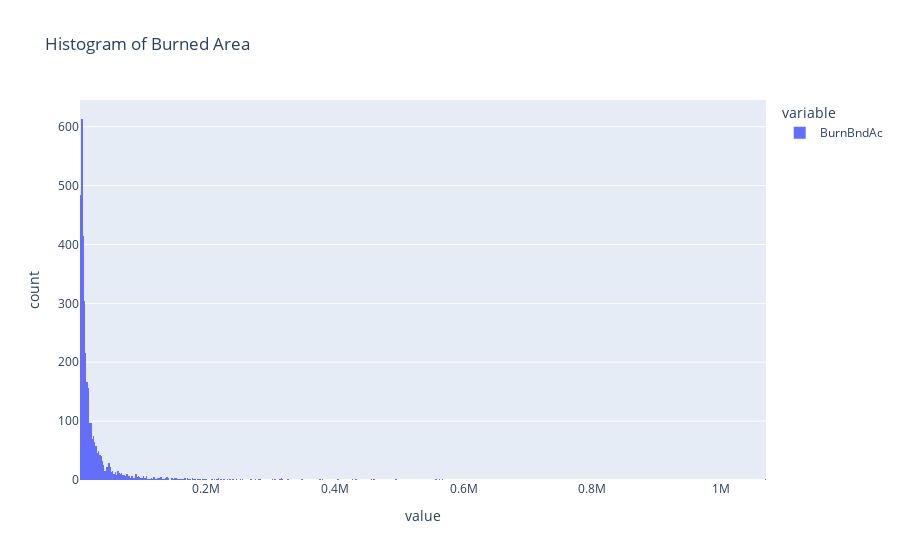

Notebook code cell kept with this figure:
### Code cell
px.histogram(western_fires["BurnBndAc"], nbins=1000, title="Histogram of Burned Area")

### Figure 1 — Plotly figure (JSON) as saved in the notebook; plotly's stock layout.template omitted (floating-point values rounded to 4 significant figures; data arrays with more than 128 entries replaced by an {"elided": "..."} marker saying what was removed)
{"data": [{"alignmentgroup": "True", "bingroup": "x", "hovertemplate": "variable=BurnBndAc<br>value=%{x}<br>count=%{y}<extra></extra>", "legendgroup": "BurnBndAc", "marker": {"color": "#636efa", "pattern": {"shape": ""}}, "name": "BurnBndAc", "nbinsx": 1000, "offsetgroup": "BurnBndAc", "orientation": "v", "showlegend": true, "type": "histogram", "x": {"elided": "3529 int values"}, "xaxis": "x", "yaxis": "y"}], "layout": {"barmode": "relative", "legend": {"title": {"text": "variable"}, "tracegroupgap": 0}, "title": {"text": "Histogram of Burned Area"}, "xaxis": {"anchor": "y", "domain": [0, 1], "title": {"text": "value"}}, "yaxis": {"anchor": "x", "domain": [0, 1], "title": {"text": "count"}}}}
